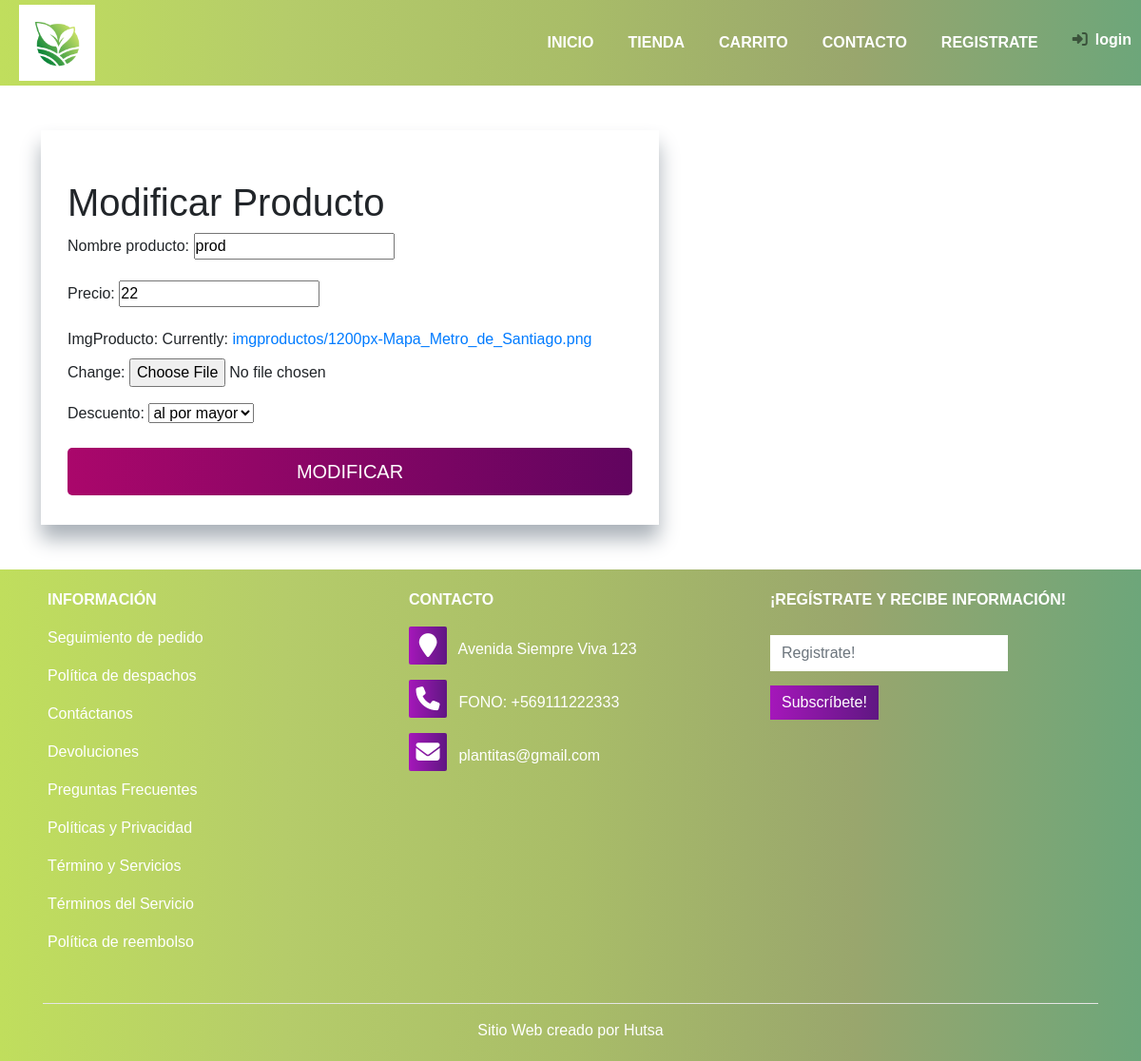
Screenshot of /producto_edit.html/3/ with the database file from the repository.
### venta/models.py (models this page shows, shortened)
class Producto(models.Model):
        nombre_producto         = models.CharField(max_length=50,null=True)
        categoria               = models.ForeignKey(categoria, on_delete=models.CASCADE,null=True)
        descuento               = models.ForeignKey(descuento,default=0, on_delete=models.CASCADE,null=True)
        precio                  = models.IntegerField(default=0, null=True)
        subcategoria            = models.ForeignKey(subcategoria, on_delete=models.CASCADE,null=True)
        imgProducto             = models.ImageField(upload_to="imgproductos", null=True)

### venta/views.py (the view)
# urls.py: path('producto_edit.html/<int:pk>/', modificar_producto, name="modificar_producto"),
@csrf_protect
def modificar_producto(request, pk):
    cart = Carrito(request)
    prod = Producto.objects.get(id = pk)
    if request.method == 'POST':
        product = Prodform(request.POST, request.FILES, instance = prod)
        if product.is_valid():
            prod = product.save(commit=False)
            prod.save()
            return redirect('productosList')
    else:
        cart = Carrito(request)
        product = Prodform(instance= prod)
        return render(request, 'venta/producto_edit.html',{'product':product})

### venta/forms.py
class Prodform(forms.ModelForm):
    class Meta:
        model = Producto
        fields = ('nombre_producto','precio','imgProducto','descuento')

### venta/context_processor.py (called while the page is built)
def cart_total_amount(request):
    total = 0
    FprecioC = 0
    if request.user.is_authenticated:
        for key, value in request.session['cart'].items():
            total = total + (float(value['price']) * value['quantity'])
            FprecioC= int(total)
    return {'cart_total_amount': FprecioC}

### venta/models.py (called while the page is built)
        def __str__(self):
                return self.descuentostr

### venta/templates/venta/producto_edit.html
{%extends 'venta/base.html'%}
{%load static%}
{% block content %}
<div class="container-fluid">
    <div class="EspaciadoContenido container-form">
            <section class="Mod-camp">
                <br>
                <h1>Modificar Producto</h1>
                <div class="contenedor-camp">
                    <form method="POST" class="form-camp" enctype="multipart/form-data">{% csrf_token %}
                        {{ product.as_p }}
                        <input type="submit" class="button-container btn-mod" value="MODIFICAR">
                    </form>
                </div>
            </section>
       </div>
    </div>
{% endblock %}

### venta/static/core/css/base.css (style rules this page uses)
* { margin: 0; padding: 0; }
body { font-family: sans-serif; }

### venta/static/core/css/sign-up.css (style rules this page uses)
.container-form { max-width: 650px; padding: 28px; margin: 0 28px; margin-top: 4%; margin-bottom: 4%; box-shadow: 0 15px 20px #ABB2B9; }
.button-container { margin: 15px 0; }

### venta/static/core/css/edit.css (style rules this page uses)
.EspaciadoContenido { padding-bottom: 1rem; }
.button-container { background-image: linear-gradient(to right, #aa076b, #61045f); width: 100%; margin-top: 10px; padding: 10px; display: block; font-size: 20px; color: #fff; border: none; border-radius: 5px; background-image: linear-gradient(to right, #aa076b, #61045f); }

### rows the page displays
Producto: nombre_producto "prod", precio "22", descuento "al por mayor"
